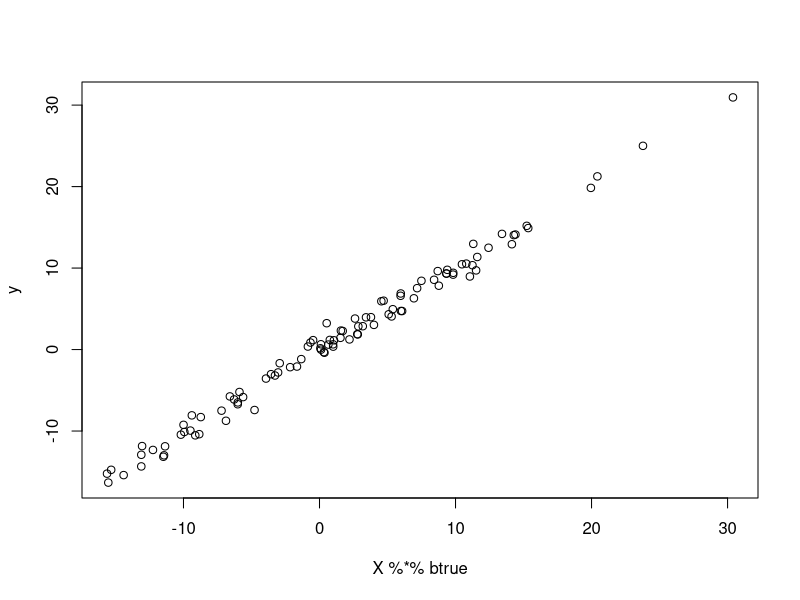
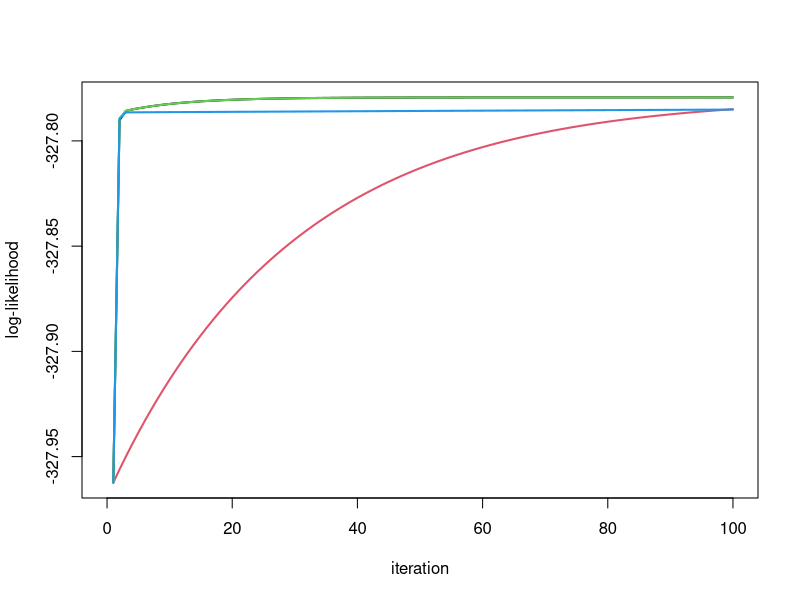
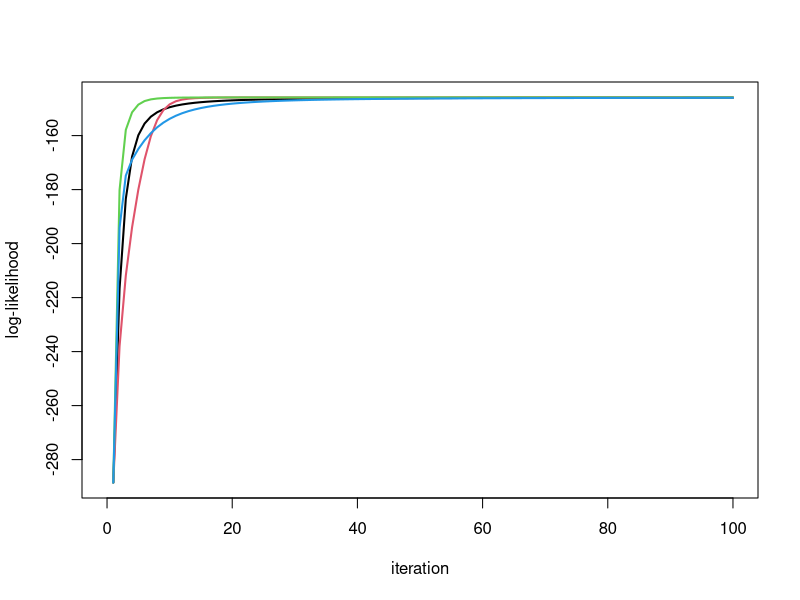
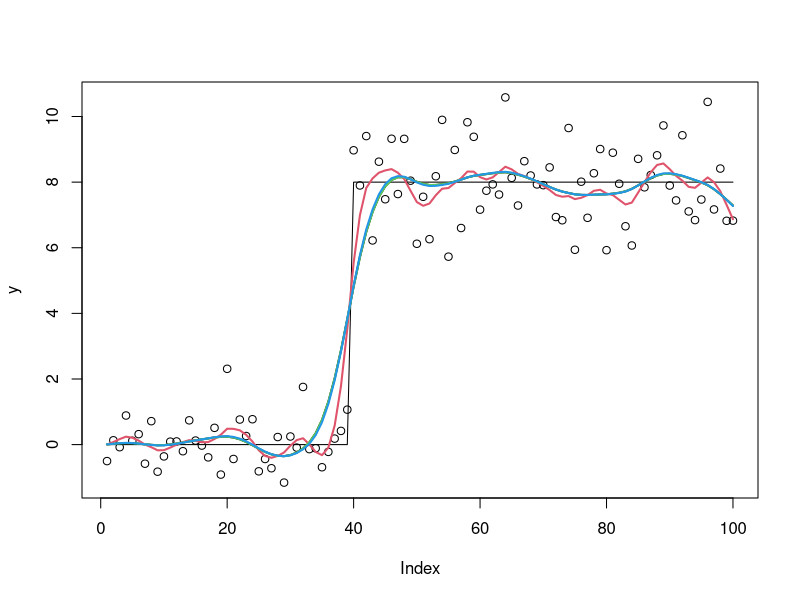
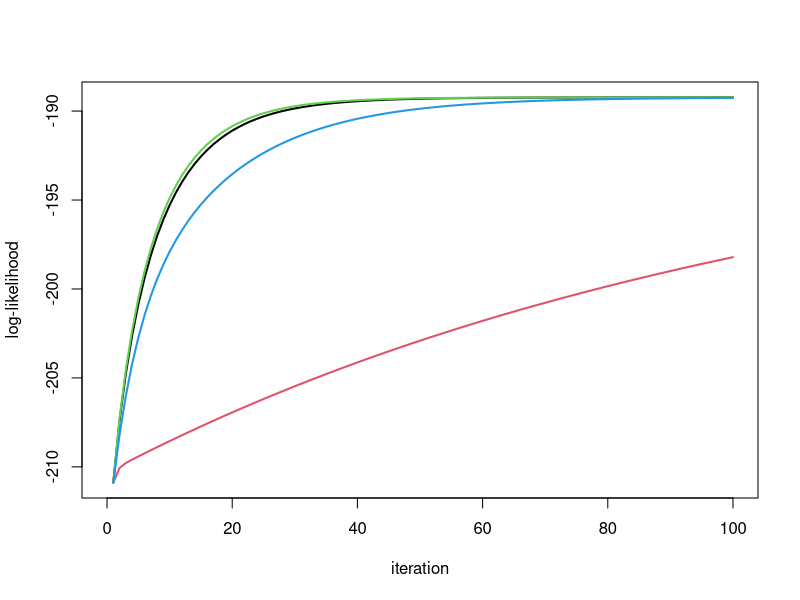
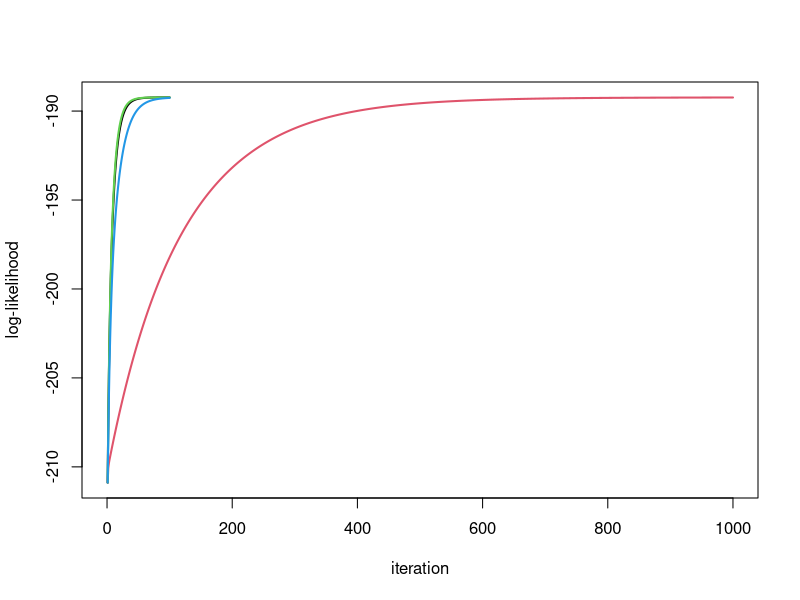
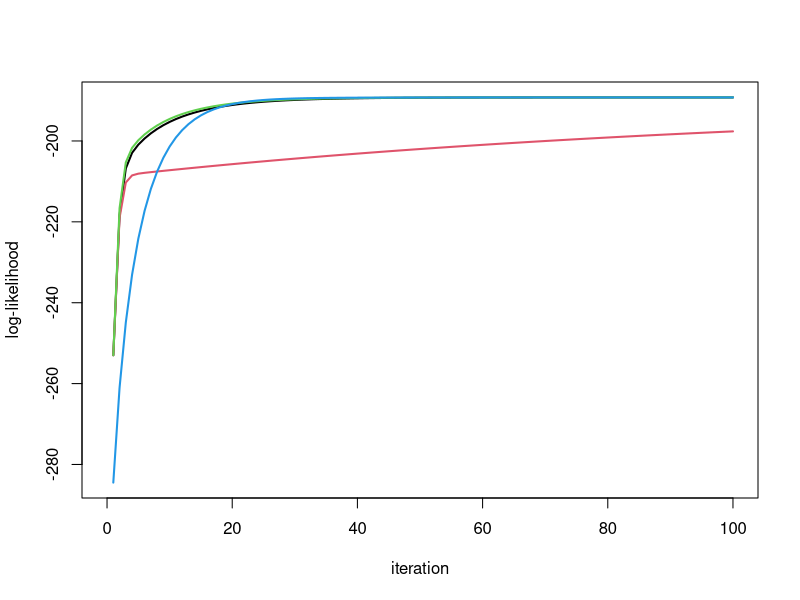
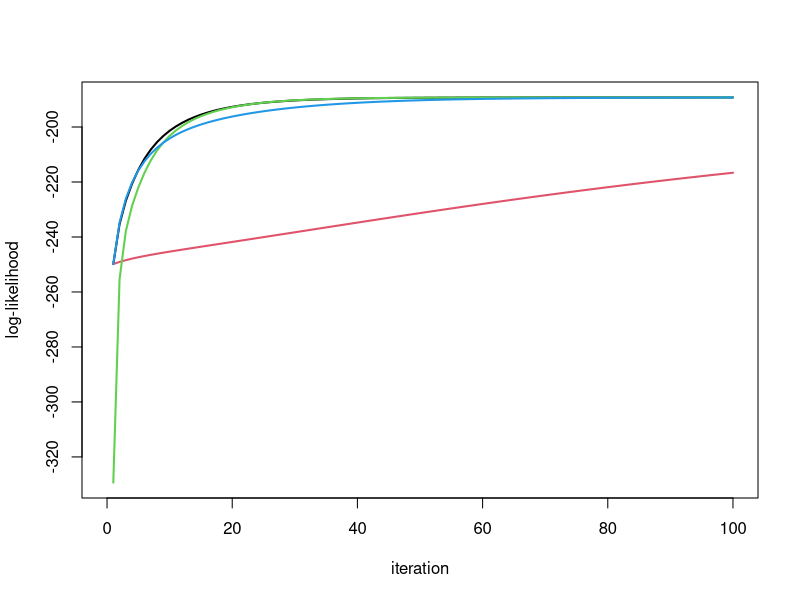

These figures' R source, in order:
## ---- chunk 1
ridge_em1 = function(y,X, s2,sb2, niter=10){
  XtX = t(X) %*% X
  Xty = t(X) %*% y
  yty = t(y) %*% y
  n = length(y)
  p = ncol(X)
  loglik = rep(0,niter)
  for(i in 1:niter){
    V = chol2inv(chol(XtX+ diag(s2/sb2,p))) 
    
    SigmaY = sb2 *(X %*% t(X)) + diag(s2,n)
    loglik[i] = mvtnorm::dmvnorm(as.vector(y),sigma = SigmaY,log=TRUE)
    
    Sigma1 = s2*V  # posterior variance of b
    mu1 = as.vector(V %*% Xty) # posterior mean of b
    
    s2 = as.vector((yty + sum(diag(XtX %*% (mu1 %*% t(mu1) + Sigma1)))- 2*sum(Xty*mu1))/n)
    sb2 = mean(mu1^2+diag(Sigma1))
   
  }
  return(list(s2=s2,sb2=sb2,loglik=loglik,postmean=mu1))
}
## ---- chunk 2

ridge_em2 = function(y,X, s2,sb2, niter=10){
  XtX = t(X) %*% X
  Xty = t(X) %*% y
  yty = t(y) %*% y
  n = length(y)
  p = ncol(X)
  loglik = rep(0,niter)
  for(i in 1:niter){
    V = chol2inv(chol(XtX+ diag(s2/sb2,p))) 
    
    SigmaY = sb2 *(X %*% t(X)) + diag(s2,n)
    loglik[i] = mvtnorm::dmvnorm(as.vector(y),sigma = SigmaY,log=TRUE)
    
    Sigma1 = (s2/sb2)*V  # posterior variance of b
    mu1 = (sqrt(sb2)/s2)*as.vector(Sigma1 %*% Xty) # posterior mean of b
    
    sb2 = (sum(mu1*Xty)/sum(diag(XtX %*% (mu1 %*% t(mu1) + Sigma1))))^2
    s2 = as.vector((yty + sb2*sum(diag(XtX %*% (mu1 %*% t(mu1) + Sigma1)))- 2*sqrt(sb2)*sum(Xty*mu1))/n)
  }
  return(list(s2=s2,sb2=sb2,loglik=loglik,postmean=mu1*sqrt(sb2)))
}
## ---- chunk 3
ridge_em3 = function(y,X, s2, sb2, l2, niter=10){
  XtX = t(X) %*% X
  Xty = t(X) %*% y
  yty = t(y) %*% y
  n = length(y)
  p = ncol(X)
  loglik = rep(0,niter)
  for(i in 1:niter){
    V = chol2inv(chol(XtX+ diag(s2/(sb2*l2),p))) 
    
    SigmaY = l2*sb2 *(X %*% t(X)) + diag(s2,n)
    loglik[i] = mvtnorm::dmvnorm(as.vector(y),sigma = SigmaY,log=TRUE)
    
    Sigma1 = (s2/sb2)*V  # posterior variance of b
    mu1 = (1/sqrt(sb2))*as.vector(V %*% Xty) # posterior mean of b
    
   
    sb2 = (sum(mu1*Xty)/sum(diag(XtX %*% (mu1 %*% t(mu1) + Sigma1))))^2
    s2 = as.vector((yty + sb2*sum(diag(XtX %*% (mu1 %*% t(mu1) + Sigma1)))- 2*sqrt(sb2)*sum(Xty*mu1))/n)
     
    l2 = mean(mu1^2+diag(Sigma1))
   
  }
  return(list(s2=s2,sb2=sb2,l2=l2,loglik=loglik,postmean=mu1*sqrt(sb2)))
}
## ---- chunk 4
dot = function(x,y){sum(x*y)}

ridge_em4 = function(y, X, s2, sb2,  niter=10){
  XtX = t(X) %*% X
  Xty = t(X) %*% y
  yty = t(y) %*% y
  n = length(y)
  p = ncol(X)
  loglik = rep(0,niter)
  for(i in 1:niter){
    
    SigmaY = s2*sb2 *(X %*% t(X)) + diag(s2,n)
    loglik[i] = mvtnorm::dmvnorm(as.vector(y),sigma = SigmaY,log=TRUE)
    
    Sigma1 = chol2inv(chol(XtX + diag(1/sb2,p)))  # posterior variance of b
    mu1 = (1/sqrt(s2))*as.vector(Sigma1 %*% Xty) # posterior mean of b
    
    sb2 = mean(mu1^2+diag(Sigma1))
    yhat = X %*% mu1
    
    s2 = drop((0.5/n)* (sqrt(dot(y,yhat)^2 + 4*n*yty) - dot(y,yhat)))^2
   
  }
  return(list(s2=s2,sb2=sb2,loglik=loglik,postmean=mu1*sqrt(s2)))
}
## ---- chunk 5
set.seed(100)
sd = 1
n = 100
p = n
X = matrix(rnorm(n*p),ncol=n)
btrue = rnorm(n)
y = X %*% btrue + sd*rnorm(n)

plot(X %*% btrue, y)
## ---- chunk 6
y.em1 = ridge_em1(y,X,1,1,100)
y.em2 = ridge_em2(y,X,1,1,100)
y.em3 = ridge_em3(y,X,1,1,1,100)
y.em4 = ridge_em4(y,X,1,1,100)

plot_loglik = function(res){
  maxloglik = max(res[[1]]$loglik)
  minloglik = min(res[[1]]$loglik)
  maxlen =length(res[[1]]$loglik)
  for(i in 2:length(res)){
    maxloglik = max(c(maxloglik,res[[i]]$loglik))
    minloglik = min(c(minloglik,res[[i]]$loglik))
    maxlen= max(maxlen, length(res[[i]]$loglik))
  }
  
  
  plot(res[[1]]$loglik,type="n",ylim=c(minloglik,maxloglik),xlim=c(0,maxlen),ylab="log-likelihood",
       xlab="iteration")
  for(i in 1:length(res)){
    lines(res[[i]]$loglik,col=i,lwd=2)
  }

}
res = list(y.em1,y.em2,y.em3,y.em4)
plot_loglik(res)
## ---- chunk 7
btrue = rep(0,n)
y = X %*% btrue + sd*rnorm(n)

y.em1 = ridge_em1(y,X,1,1,100)
y.em2 = ridge_em2(y,X,1,1,100)
y.em3 = ridge_em3(y,X,1,1,1,100)
y.em4 = ridge_em4(y,X,1,1,100)

plot_loglik(list(y.em1,y.em2,y.em3,y.em4))
## ---- chunk 8
set.seed(100)
sd = 1
n = 100
p = n
X = matrix(0,nrow=n,ncol=n)
for(i in 1:n){
  X[i:n,i] = 1:(n-i+1)
}
btrue = rep(0,n)
btrue[40] = 8
btrue[41] = -8
y = X %*% btrue + sd*rnorm(n)

plot(y)
lines(X %*% btrue)

y.em1 = ridge_em1(y,X,1,1,100)
lines(X %*% y.em1$postmean,col=1,lwd=2)

y.em2 = ridge_em2(y,X,1,1,100)
lines(X %*% y.em2$postmean,col=2,lwd=2)

y.em3 = ridge_em3(y,X,1,1,1,100)
lines(X %*% y.em3$postmean,col=3,lwd=2)

y.em4 = ridge_em4(y,X,1,1,100)
lines(X %*% y.em4$postmean,col=4,lwd=2)
## ---- chunk 9
plot_loglik(list(y.em1,y.em2,y.em3,y.em4))
## ---- chunk 10
y.em2 = ridge_em2(y,X,1,1,1000)
plot_loglik(list(y.em1,y.em2,y.em3,y.em4))

y.em1$sb2
y.em2$sb2
y.em3$sb2*y.em3$l2
y.em4$sb2 * y.em4$s2

y.em1$s2
y.em2$s2
y.em3$s2
y.em4$s2
## ---- chunk 11
y.em1 = ridge_em1(y,X,10,1,100)
y.em2 = ridge_em2(y,X,10,1,100)
y.em3 = ridge_em3(y,X,10,1,1,100)
y.em4 = ridge_em4(y,X,10,1,100)
plot_loglik(list(y.em1,y.em2,y.em3,y.em4))
## ---- chunk 12
y.em1 = ridge_em1(y,X,1,10,100)
y.em2 = ridge_em2(y,X,1,10,100)
y.em3 = ridge_em3(y,X,1,10,10,100)
y.em4 = ridge_em4(y,X,1,10,100)
plot_loglik(list(y.em1,y.em2,y.em3,y.em4))
## ---- chunk 13
y.em1 = ridge_em1(y,X,.1,10,100)
y.em2 = ridge_em2(y,X,.1,10,100)
y.em3 = ridge_em3(y,X,.1,10,10,100)
y.em4 = ridge_em4(y,X,.1,10,100)
plot_loglik(list(y.em1,y.em2,y.em3,y.em4))
y.em4$s2
y.em1$s2
## ---- chunk 14
sd = 1
n = 100
p = n
X = matrix(0,nrow=n,ncol=n)
for(i in 1:n){
  X[i:n,i] = 1:(n-i+1)
}
btrue = rep(0,n)

y = X %*% btrue + sd*rnorm(n)

plot(y)
lines(X %*% btrue)

y.em1 = ridge_em1(y,X,1,1,100)
lines(X %*% y.em1$postmean,col=1,lwd=2)

y.em2 = ridge_em2(y,X,1,1,100)
lines(X %*% y.em2$postmean,col=2,lwd=2)

y.em3 = ridge_em3(y,X,1,1,1,100)
lines(X %*% y.em3$postmean,col=3,lwd=2)

y.em4 = ridge_em4(y,X,1,1,100)
lines(X %*% y.em4$postmean,col=4,lwd=2)

## ---- chunk 15
plot_loglik(list(y.em1,y.em2,y.em3,y.em4))
## ---- chunk 16
y.em3b = ridge_em3(y,X,1,1,100,100)
plot_loglik(list(y.em1,y.em2,y.em3b,y.em4))
